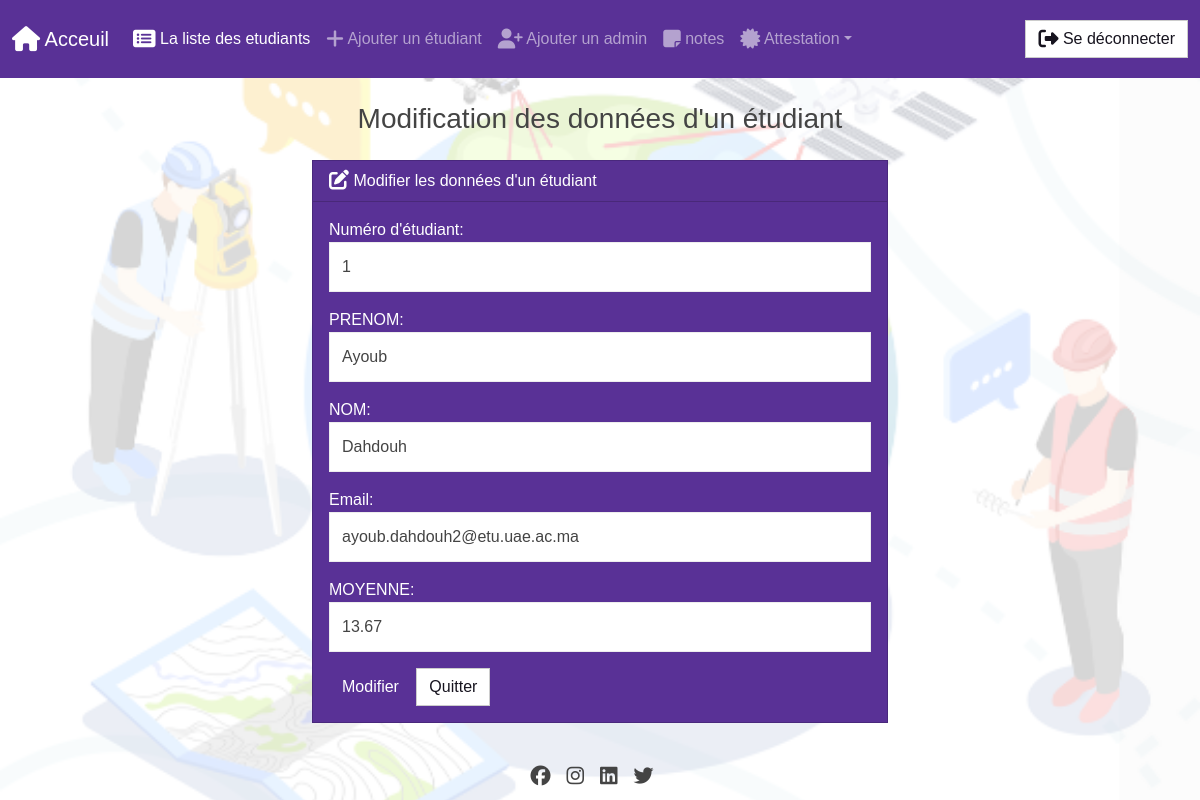
Page /edit/1/ on the committed database.
### myapp/models.py (models this page shows, shortened)
class Student(models.Model):
  student_number = models.PositiveIntegerField()
  Prenom = models.CharField(max_length=50)
  Nom = models.CharField(max_length=50)
  email = models.EmailField(max_length=100)
  Moyenne = models.FloatField()

### myapp/views.py (the view)
# urls.py: path('edit/<int:id>/', views.edit, name='edit'),
def edit(request, id):
  if request.method == 'POST':
    student = Student.objects.get(pk=id)
    form = StudentForm(request.POST, instance=student)
    if form.is_valid():
      form.save()
      return render(request, 'edit.html', {
        'form': form,
        'success': True
      })
  else:
    student = Student.objects.get(pk=id)
    form = StudentForm(instance=student)
  return render(request, 'edit.html', {
    'form': form
  })

### myapp/forms.py
class StudentForm(forms.ModelForm):
  class Meta:
    model = Student
    fields = ['student_number', 'Prenom', 'Nom', 'email', 'Moyenne']
    labels = {
      'student_number': "Numéro d'étudiant",
      'Prenom': 'PRENOM',
      'Nom': 'NOM',
      'email': 'Email',
      'Moyenne': 'MOYENNE'
    }
    widgets = {
      'student_number': forms.NumberInput(attrs={'class': 'form-control'}),
      'Prenom': forms.TextInput(attrs={'class': 'form-control'}),
      'Nom': forms.TextInput(attrs={'class': 'form-control'}),
      'email': forms.EmailInput(attrs={'class': 'form-control'}),
      'Moyenne': forms.NumberInput(attrs={'class': 'form-control'}),
    }

### myapp/templates/edit.html
{% extends "base.html" %} {% block body %}
<h3 class="text-center m-4">Modification des données d'un étudiant</h3>
{% if success %}
<div class="alert alert-success" role="alert">
  Les données ont été modifiées avec succés
  <a href="{% url 'Index' %}" class="alert-link"
    >Retournez vers la page principale.</a
  >
</div>
{% else %}
<div class="row justify-content-center">
  <div class="col-6">
    <div class="card text-white bg-primary mb-3">
      <div class="card-header">
        <i class="fa-solid fa-pen-to-square fa-lg"></i> Modifier les données
        d'un étudiant
      </div>
      <div class="card-body">
        <form action="" method="POST">
          {% csrf_token %} {{ form.as_p }}
          <button type="submit" class="btn btn-primary">Modifier</button>
          <a href="{% url 'Index' %}" class="btn btn-secondary">Quitter</a>
        </form>
      </div>
    </div>
  </div>
</div>
{% endif %} {% endblock %}

### myapp/static/css/style.css (style rules this page uses)
body { margin: 0; padding: 0; height: 100vh; overflow: hidden; font-family: "Noto Sans TC", sans-serif; background-image: url("/static/image.png"); background-size: cover; background-position: center; background-repeat: no-repeat; position: relative; height: 100vh; }
body::before { content: ""; background: rgba( 255, 255, 255, 0.8 ); position: absolute; top: 0; left: 0; right: 0; bottom: 0; z-index: -1; }
form input { height: 50px; width: 90%; padding: 0 10px; border-radius: 3px; border: 1px solid silver; font-size: 18px; outline: none; }
form a { text-decoration: none; font-size: 18px; color: #7f2092; padding: 0 0 0 20px; }

### rows in the picture
Student: student_number "1", Prenom "Ayoub", Nom "Dahdouh", email "ayoub.dahdouh2@etu.uae.ac.ma", Moyenne "13.67"
